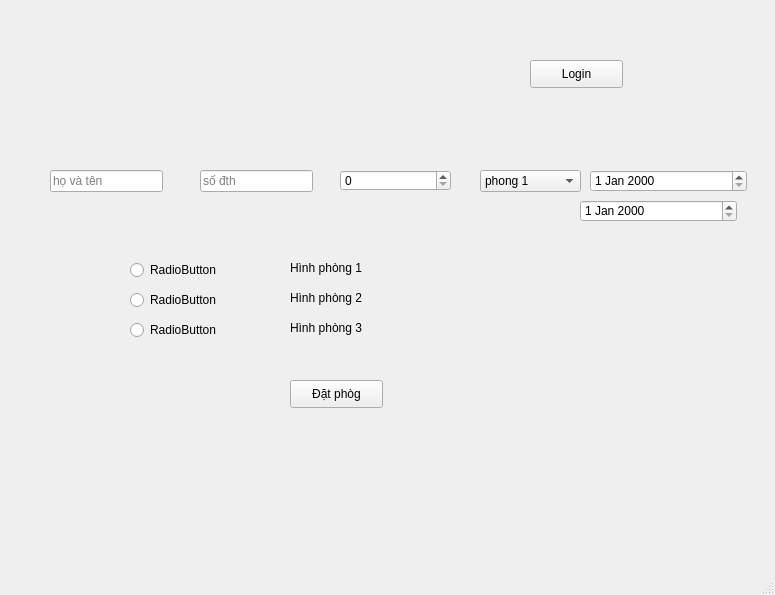
<?xml version="1.0" encoding="UTF-8"?>
<ui version="4.0">
 <class>MainWindow</class>
 <widget class="QMainWindow" name="MainWindow">
  <property name="geometry">
   <rect>
    <x>0</x>
    <y>0</y>
    <width>775</width>
    <height>595</height>
   </rect>
  </property>
  <property name="windowTitle">
   <string>trang chủ </string>
  </property>
  <widget class="QWidget" name="centralwidget">
   <widget class="QPushButton" name="pushButton">
    <property name="geometry">
     <rect>
      <x>530</x>
      <y>60</y>
      <width>93</width>
      <height>28</height>
     </rect>
    </property>
    <property name="text">
     <string>Login</string>
    </property>
   </widget>
   <widget class="QLineEdit" name="lineEdit">
    <property name="geometry">
     <rect>
      <x>50</x>
      <y>170</y>
      <width>113</width>
      <height>22</height>
     </rect>
    </property>
    <property name="placeholderText">
     <string>họ và tên</string>
    </property>
   </widget>
   <widget class="QLineEdit" name="lineEdit_2">
    <property name="geometry">
     <rect>
      <x>200</x>
      <y>170</y>
      <width>113</width>
      <height>22</height>
     </rect>
    </property>
    <property name="text">
     <string/>
    </property>
    <property name="placeholderText">
     <string>số đth</string>
    </property>
   </widget>
   <widget class="QSpinBox" name="spinBox">
    <property name="geometry">
     <rect>
      <x>340</x>
      <y>170</y>
      <width>111</width>
      <height>21</height>
     </rect>
    </property>
   </widget>
   <widget class="QRadioButton" name="radioButton">
    <property name="geometry">
     <rect>
      <x>130</x>
      <y>260</y>
      <width>95</width>
      <height>20</height>
     </rect>
    </property>
    <property name="text">
     <string>RadioButton</string>
    </property>
   </widget>
   <widget class="QRadioButton" name="radioButton_2">
    <property name="geometry">
     <rect>
      <x>130</x>
      <y>290</y>
      <width>95</width>
      <height>20</height>
     </rect>
    </property>
    <property name="text">
     <string>RadioButton</string>
    </property>
   </widget>
   <widget class="QRadioButton" name="radioButton_3">
    <property name="geometry">
     <rect>
      <x>130</x>
      <y>320</y>
      <width>95</width>
      <height>20</height>
     </rect>
    </property>
    <property name="text">
     <string>RadioButton</string>
    </property>
   </widget>
   <widget class="QPushButton" name="pushButton_2">
    <property name="geometry">
     <rect>
      <x>290</x>
      <y>380</y>
      <width>93</width>
      <height>28</height>
     </rect>
    </property>
    <property name="text">
     <string>Đặt phòg</string>
    </property>
   </widget>
   <widget class="QLabel" name="label">
    <property name="geometry">
     <rect>
      <x>290</x>
      <y>260</y>
      <width>171</width>
      <height>16</height>
     </rect>
    </property>
    <property name="text">
     <string>Hình phòng 1 </string>
    </property>
   </widget>
   <widget class="QLabel" name="label_2">
    <property name="geometry">
     <rect>
      <x>290</x>
      <y>290</y>
      <width>171</width>
      <height>16</height>
     </rect>
    </property>
    <property name="text">
     <string>Hình phòng 2</string>
    </property>
   </widget>
   <widget class="QLabel" name="label_3">
    <property name="geometry">
     <rect>
      <x>290</x>
      <y>320</y>
      <width>191</width>
      <height>16</height>
     </rect>
    </property>
    <property name="text">
     <string>Hình phòng 3</string>
    </property>
   </widget>
   <widget class="QComboBox" name="comboBox">
    <property name="geometry">
     <rect>
      <x>480</x>
      <y>170</y>
      <width>101</width>
      <height>22</height>
     </rect>
    </property>
    <item>
     <property name="text">
      <string>phong 1</string>
     </property>
    </item>
    <item>
     <property name="text">
      <string>phong 2</string>
     </property>
    </item>
   </widget>
   <widget class="QDateEdit" name="dateEdit">
    <property name="geometry">
     <rect>
      <x>590</x>
      <y>170</y>
      <width>157</width>
      <height>22</height>
     </rect>
    </property>
   </widget>
   <widget class="QDateEdit" name="dateEdit_2">
    <property name="geometry">
     <rect>
      <x>580</x>
      <y>200</y>
      <width>157</width>
      <height>22</height>
     </rect>
    </property>
   </widget>
  </widget>
  <widget class="QMenuBar" name="menubar">
   <property name="geometry">
    <rect>
     <x>0</x>
     <y>0</y>
     <width>775</width>
     <height>26</height>
    </rect>
   </property>
  </widget>
  <widget class="QStatusBar" name="statusbar"/>
 </widget>
 <resources/>
 <connections/>
</ui>
